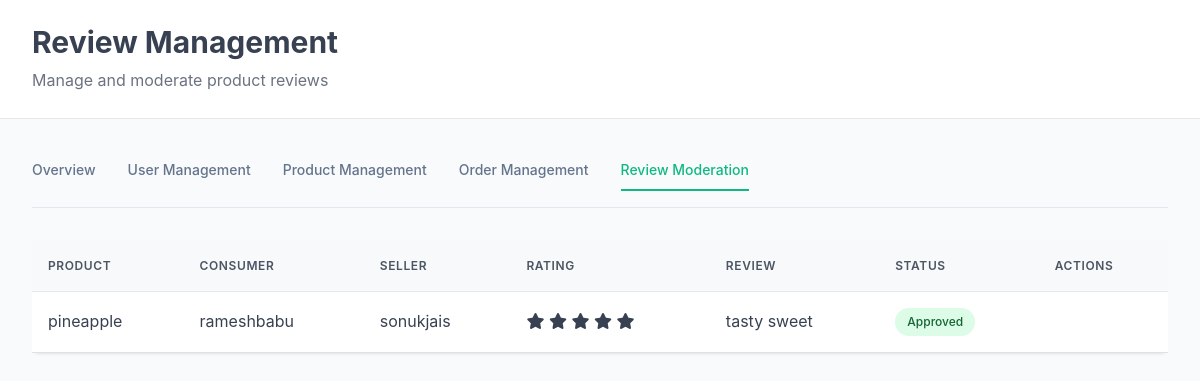
/admin/reviews.php (signed in), run on the app's committed database.
### tables this page shows
CREATE TABLE `product_reviews` (
  `review_id` int(11) NOT NULL,
  `product_id` int(11) DEFAULT NULL,
  `consumer_id` int(11) DEFAULT NULL,
  `rating` int(11) DEFAULT NULL CHECK (`rating` >= 1 and `rating` <= 5),
  `review_text` text DEFAULT NULL,
  `status` enum('pending','approved','rejected') DEFAULT 'pending',
  `farmer_reply` text DEFAULT NULL,
  `created_at` datetime DEFAULT current_timestamp(),
  `updated_at` datetime DEFAULT current_timestamp() ON UPDATE current_timestamp()
);

CREATE TABLE `products` (
  `product_id` int(11) NOT NULL,
  `seller_id` int(11) DEFAULT NULL,
  `category_id` int(11) DEFAULT NULL,
  `name` varchar(100) DEFAULT NULL,
  `description` text DEFAULT NULL,
  `price` decimal(10,2) DEFAULT 0.00,
  `organic` tinyint(1) DEFAULT 0,
  `created_at` datetime DEFAULT current_timestamp(),
  `updated_at` datetime DEFAULT current_timestamp() ON UPDATE current_timestamp(),
  `is_available` tinyint(1) DEFAULT 1,
  `quantity` int(11) NOT NULL DEFAULT 0,
  `stock` int(11) NOT NULL DEFAULT 0,
  `product_image` varchar(255) DEFAULT NULL,
  `status` enum('pending','approved','rejected') DEFAULT 'pending'
);

CREATE TABLE `users` (
  `user_id` int(11) NOT NULL,
  `username` varchar(100) DEFAULT NULL,
  `email` varchar(100) DEFAULT NULL,
  `password` varchar(100) DEFAULT NULL,
  `first_name` varchar(100) DEFAULT NULL,
  `last_name` varchar(100) DEFAULT NULL,
  `phone` varchar(20) DEFAULT NULL,
  `address` varchar(255) DEFAULT NULL,
  `city` varchar(100) DEFAULT NULL,
  `state` varchar(100) DEFAULT NULL,
  `zipcode` varchar(20) DEFAULT NULL,
  `role` enum('farmer','consumer','admin') NOT NULL,
  `created_at` datetime DEFAULT current_timestamp(),
  `updated_at` datetime DEFAULT current_timestamp() ON UPDATE current_timestamp(),
  `profile_image` varchar(255) DEFAULT NULL,
  `is_active` tinyint(1) DEFAULT 1,
  `bio` text DEFAULT NULL
);

### admin/reviews.php (the view, shortened to what this page needs)
<?php
include '../config/db.php';
$reviews_query = "SELECT r.*, p.name as product_name, u.username as consumer_name,
                         s.username as seller_name
                  FROM product_reviews r
                  JOIN products p ON r.product_id = p.product_id
                  JOIN users u ON r.consumer_id = u.user_id
                  JOIN users s ON p.seller_id = s.user_id
                  ORDER BY r.created_at DESC";
$reviews_result = mysqli_query($dbconn, $reviews_query);
?>
<!DOCTYPE html>
<html lang="en">
<head>
    <link href="https://cdn.jsdelivr.net/npm/bootstrap@5.3.3/dist/css/bootstrap.min.css" rel="stylesheet">
    <link rel="stylesheet" href="https://cdnjs.cloudflare.com/ajax/libs/font-awesome/6.0.0/css/all.min.css">
</head>
<body>
    <div class="header">
        <h1>Review Management</h1>
        <p>Manage and moderate product reviews</p>
    </div>
    <div class="main-container">
        <div class="navigation-tabs">
            <a href="dashboard.php" class="nav-tab">Overview</a>
            <a href="users.php" class="nav-tab">User Management</a>
            <a href="products.php" class="nav-tab">Product Management</a>
            <a href="orders.php" class="nav-tab">Order Management</a>
            <a href="reviews.php" class="nav-tab active">Review Moderation</a>
        </div>
        <div class="table-responsive">
            <table class="table">
                <thead>
                    <tr>
                        <th>Product</th>
                        <th>Consumer</th>
                        <th>Seller</th>
                        <th>Rating</th>
                        <th>Review</th>
                        <th>Status</th>
                        <th>Actions</th>
                    </tr>
                </thead>
                <tbody>
                    <?php if (mysqli_num_rows($reviews_result) > 0): ?>
                        <?php while ($review = mysqli_fetch_assoc($reviews_result)): ?>
                            <tr>
                                <td><?php echo htmlspecialchars($review['product_name']); ?></td>
                                <td><?php echo htmlspecialchars($review['consumer_name']); ?></td>
                                <td><?php echo htmlspecialchars($review['seller_name']); ?></td>
                                <td class="star-rating">
                                    <?php for ($i = 1; $i <= 5; $i++): ?>
                                        <i class="fas fa-star <?php echo $i <= $review['rating'] ? '' : 'text-muted'; ?>"></i>
                                    <?php endfor; ?>
                                </td>
                                <td class="review-text">
                                    <?php echo htmlspecialchars($review['review_text']); ?>
                                </td>
                                <td>
                                    <span class="badge <?php echo $review['status']; ?>">
                                        <?php echo ucfirst($review['status']); ?>
                                    </span>
                                </td>
                                <td>
                                </td>
                            </tr>
                        <?php endwhile; ?>
                    <?php endif; ?>
                </tbody>
            </table>
        </div>
    </div>
</body>
</html>

### admin/reviews.php (style rules this page uses)
* { margin: 0; padding: 0; box-sizing: border-box; }
body { font-family: 'Inter', sans-serif; background-color: #f8fafc; color: #334155; line-height: 1.6; }
.header { background: white; padding: 1.5rem 2rem; border-bottom: 1px solid #e5e7eb; margin-bottom: 2rem; }
.header h1 { color: #374151; font-size: 1.875rem; font-weight: 700; margin: 0; }
.header p { color: #6b7280; margin: 0.5rem 0 0; }
.main-container { padding: 0 2rem 2rem; }
.table { background: white; border-radius: 8px; box-shadow: 0 1px 3px rgba(0, 0, 0, 0.1); }
.table th { background: #f8f9fa; color: #4b5563; font-weight: 600; text-transform: uppercase; font-size: 0.75rem; letter-spacing: 0.05em; padding: 1rem; border-bottom: 1px solid #e5e7eb; }
.navigation-tabs { display: flex; gap: 32px; margin-bottom: 32px; border-bottom: 1px solid #e2e8f0; padding-bottom: 16px; }
.nav-tab { font-size: 0.875rem; font-weight: 500; color: #64748b; text-decoration: none; padding: 8px 0; border-bottom: 2px solid transparent; transition: all 0.3s ease; }
.nav-tab.active { color: #10b981; border-bottom-color: #10b981; }
.table td { padding: 1rem; color: #374151; vertical-align: middle; }
.badge { padding: 0.5rem 0.75rem; font-weight: 500; font-size: 0.75rem; border-radius: 9999px; }
.badge.approved { background-color: #dcfce7; color: #166534; }
.star-rating { color: #fbbf24; }
.review-text { max-width: 300px; overflow: hidden; text-overflow: ellipsis; white-space: nowrap; }

### data on the page
product_reviews: product.name "pineapple", users.username "rameshbabu", users.username "sonukjais", rating 5 (drawn), review_text "tasty sweet", status "Approved"
